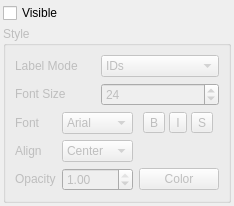
        <widget class="QWidget" name="tab_CellLabel" >
         <attribute name="title" >
          <string>Cell Label</string>
         </attribute>
         <layout class="QGridLayout" >
          <property name="leftMargin" >
           <number>3</number>
          </property>
          <property name="topMargin" >
           <number>3</number>
          </property>
          <property name="rightMargin" >
           <number>3</number>
          </property>
          <property name="bottomMargin" >
           <number>3</number>
          </property>
          <property name="horizontalSpacing" >
           <number>3</number>
          </property>
          <property name="verticalSpacing" >
           <number>3</number>
          </property>
          <item row="0" column="0" >
           <widget class="QCheckBox" name="checkBoxLabelCells" >
            <property name="text" >
             <string>Visible</string>
            </property>
           </widget>
          </item>
          <item row="1" column="0" >
           <widget class="QGroupBox" name="groupBox_CellLabelStyle" >
            <property name="enabled" >
             <bool>false</bool>
            </property>
            <property name="title" >
             <string>Style</string>
            </property>
            <layout class="QGridLayout" >
             <property name="leftMargin" >
              <number>9</number>
             </property>
             <property name="topMargin" >
              <number>9</number>
             </property>
             <property name="rightMargin" >
              <number>9</number>
             </property>
             <property name="bottomMargin" >
              <number>9</number>
             </property>
             <property name="horizontalSpacing" >
              <number>6</number>
             </property>
             <property name="verticalSpacing" >
              <number>6</number>
             </property>
             <item row="1" column="2" colspan="2" >
              <widget class="QSpinBox" name="spinBoxSize_Cell" >
               <property name="sizePolicy" >
                <sizepolicy vsizetype="Fixed" hsizetype="Minimum" >
                 <horstretch>0</horstretch>
                 <verstretch>0</verstretch>
                </sizepolicy>
               </property>
               <property name="minimum" >
                <number>1</number>
               </property>
               <property name="maximum" >
                <number>1024</number>
               </property>
               <property name="value" >
                <number>24</number>
               </property>
              </widget>
             </item>
             <item row="0" column="0" colspan="2" >
              <widget class="QLabel" name="label_size_3" >
               <property name="sizePolicy" >
                <sizepolicy vsizetype="Fixed" hsizetype="Minimum" >
                 <horstretch>0</horstretch>
                 <verstretch>0</verstretch>
                </sizepolicy>
               </property>
               <property name="text" >
                <string>Label Mode</string>
               </property>
              </widget>
             </item>
             <item row="2" column="3" >
              <layout class="QHBoxLayout" >
               <property name="spacing" >
                <number>0</number>
               </property>
               <property name="leftMargin" >
                <number>0</number>
               </property>
               <property name="topMargin" >
                <number>0</number>
               </property>
               <property name="rightMargin" >
                <number>0</number>
               </property>
               <property name="bottomMargin" >
                <number>0</number>
               </property>
               <item>
                <widget class="QToolButton" name="toolButtonBold_Cell" >
                 <property name="toolTip" >
                  <string>Bold</string>
                 </property>
                 <property name="whatsThis" >
                  <string>Turn this option on to get bold labels.</string>
                 </property>
                 <property name="text" >
                  <string>B</string>
                 </property>
                 <property name="checkable" >
                  <bool>true</bool>
                 </property>
                </widget>
               </item>
               <item>
                <widget class="QToolButton" name="toolButtonItalic_Cell" >
                 <property name="toolTip" >
                  <string>Italic</string>
                 </property>
                 <property name="whatsThis" >
                  <string>Turn this option on to get italic labels.</string>
                 </property>
                 <property name="text" >
                  <string>I</string>
                 </property>
                 <property name="checkable" >
                  <bool>true</bool>
                 </property>
                </widget>
               </item>
               <item>
                <widget class="QToolButton" name="toolButtonShadow_Cell" >
                 <property name="enabled" >
                  <bool>false</bool>
                 </property>
                 <property name="toolTip" >
                  <string>Shadow</string>
                 </property>
                 <property name="whatsThis" >
                  <string>Turn this option on to get a shadow under the labels.</string>
                 </property>
                 <property name="text" >
                  <string>S</string>
                 </property>
                 <property name="checkable" >
                  <bool>true</bool>
                 </property>
                </widget>
               </item>
              </layout>
             </item>
             <item row="0" column="2" colspan="2" >
              <widget class="QComboBox" name="comboLabelMode_Cell" >
               <property name="sizePolicy" >
                <sizepolicy vsizetype="Fixed" hsizetype="Minimum" >
                 <horstretch>0</horstretch>
                 <verstretch>0</verstretch>
                </sizepolicy>
               </property>
               <property name="whatsThis" >
                <string>Used to set the label font.</string>
               </property>
               <item>
                <property name="text" >
                 <string>IDs</string>
                </property>
               </item>
               <item>
                <property name="text" >
                 <string>Scalars</string>
                </property>
               </item>
               <item>
                <property name="text" >
                 <string>Vectors</string>
                </property>
               </item>
               <item>
                <property name="text" >
                 <string>Normals</string>
                </property>
               </item>
               <item>
                <property name="text" >
                 <string>TCoords</string>
                </property>
               </item>
               <item>
                <property name="text" >
                 <string>Tensors</string>
                </property>
               </item>
               <item>
                <property name="text" >
                 <string>FieldData</string>
                </property>
               </item>
              </widget>
             </item>
             <item row="2" column="0" >
              <widget class="QLabel" name="label_cell_font" >
               <property name="sizePolicy" >
                <sizepolicy vsizetype="Fixed" hsizetype="Minimum" >
                 <horstretch>0</horstretch>
                 <verstretch>0</verstretch>
                </sizepolicy>
               </property>
               <property name="text" >
                <string>Font</string>
               </property>
              </widget>
             </item>
             <item row="1" column="0" colspan="2" >
              <widget class="QLabel" name="label_size_2" >
               <property name="sizePolicy" >
                <sizepolicy vsizetype="Fixed" hsizetype="Minimum" >
                 <horstretch>0</horstretch>
                 <verstretch>0</verstretch>
                </sizepolicy>
               </property>
               <property name="text" >
                <string>Font Size</string>
               </property>
              </widget>
             </item>
             <item row="4" column="0" >
              <widget class="QLabel" name="label_15" >
               <property name="sizePolicy" >
                <sizepolicy vsizetype="Fixed" hsizetype="Minimum" >
                 <horstretch>0</horstretch>
                 <verstretch>0</verstretch>
                </sizepolicy>
               </property>
               <property name="text" >
                <string>Opacity</string>
               </property>
              </widget>
             </item>
             <item row="4" column="3" >
              <widget class="pqColorChooserButton" name="buttonColor_Cell" >
               <property name="sizePolicy" >
                <sizepolicy vsizetype="Fixed" hsizetype="Minimum" >
                 <horstretch>0</horstretch>
                 <verstretch>0</verstretch>
                </sizepolicy>
               </property>
               <property name="whatsThis" >
                <string>Click this button to set the title color.</string>
               </property>
               <property name="text" >
                <string>Color</string>
               </property>
              </widget>
             </item>
             <item row="4" column="1" colspan="2" >
              <widget class="QDoubleSpinBox" name="spinBoxOpacity_Cell" >
               <property name="whatsThis" >
                <string>Used to set the label opacity.</string>
               </property>
               <property name="maximum" >
                <double>1.000000000000000</double>
               </property>
               <property name="singleStep" >
                <double>0.100000000000000</double>
               </property>
               <property name="value" >
                <double>1.000000000000000</double>
               </property>
              </widget>
             </item>
             <item row="2" column="1" colspan="2" >
              <widget class="QComboBox" name="comboFontFamily_Cell" >
               <property name="sizePolicy" >
                <sizepolicy vsizetype="Fixed" hsizetype="Minimum" >
                 <horstretch>0</horstretch>
                 <verstretch>0</verstretch>
                </sizepolicy>
               </property>
               <property name="whatsThis" >
                <string>Used to set the label font.</string>
               </property>
               <item>
                <property name="text" >
                 <string>Arial</string>
                </property>
               </item>
               <item>
                <property name="text" >
                 <string>Courier</string>
                </property>
               </item>
               <item>
                <property name="text" >
                 <string>Times</string>
                </property>
               </item>
              </widget>
             </item>
             <item row="3" column="0" >
              <widget class="QLabel" name="label_16" >
               <property name="sizePolicy" >
                <sizepolicy vsizetype="Fixed" hsizetype="Minimum" >
                 <horstretch>0</horstretch>
                 <verstretch>0</verstretch>
                </sizepolicy>
               </property>
               <property name="text" >
                <string>Align</string>
               </property>
              </widget>
             </item>
             <item row="3" column="1" colspan="2" >
              <widget class="QComboBox" name="comboTextAlign_Cell" >
               <property name="sizePolicy" >
                <sizepolicy vsizetype="Fixed" hsizetype="Minimum" >
                 <horstretch>0</horstretch>
                 <verstretch>0</verstretch>
                </sizepolicy>
               </property>
               <property name="whatsThis" >
                <string>Used to set the label font.</string>
               </property>
               <property name="currentIndex" >
                <number>1</number>
               </property>
               <item>
                <property name="text" >
                 <string>Left</string>
                </property>
               </item>
               <item>
                <property name="text" >
                 <string>Center</string>
                </property>
               </item>
               <item>
                <property name="text" >
                 <string>Right</string>
                </property>
               </item>
              </widget>
             </item>
            </layout>
           </widget>
          </item>
         </layout>
        </widget>
